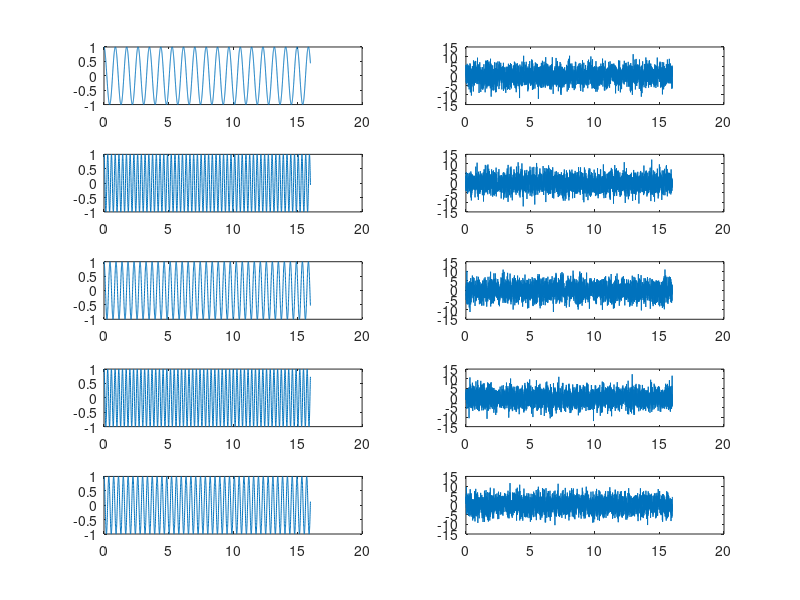

Write the MATLAB code that produced this figure.
%%

Fe = 256;
N = 4096;
T = N/Fe;

t = 0:T/N:T-T/N;



for i = 1:5
    f = (rand([1, 1])+0.2)*5;
    A = 1;
    s = A*cos(2*pi*f*t);
    sB = s + wgn(1, 4096, 10);
    subplot(5, 2, 2*i-1)
    plot(t, s)
    subplot(5, 2, 2*i)
    plot(t, sB)
end

%%

for i = 1:1000
    f = (rand([1, 1])+0.2)*5;
    A = 1;
    s = A*cos(2*pi*f*t);
    sB = s + wgn(1, 4096, 2);
    sigList(i, :) = s;
    sigListNoise(i, :) = sB;
end

csvwrite('label1f.csv', sigList);
csvwrite('train1f.csv', sigListNoise);